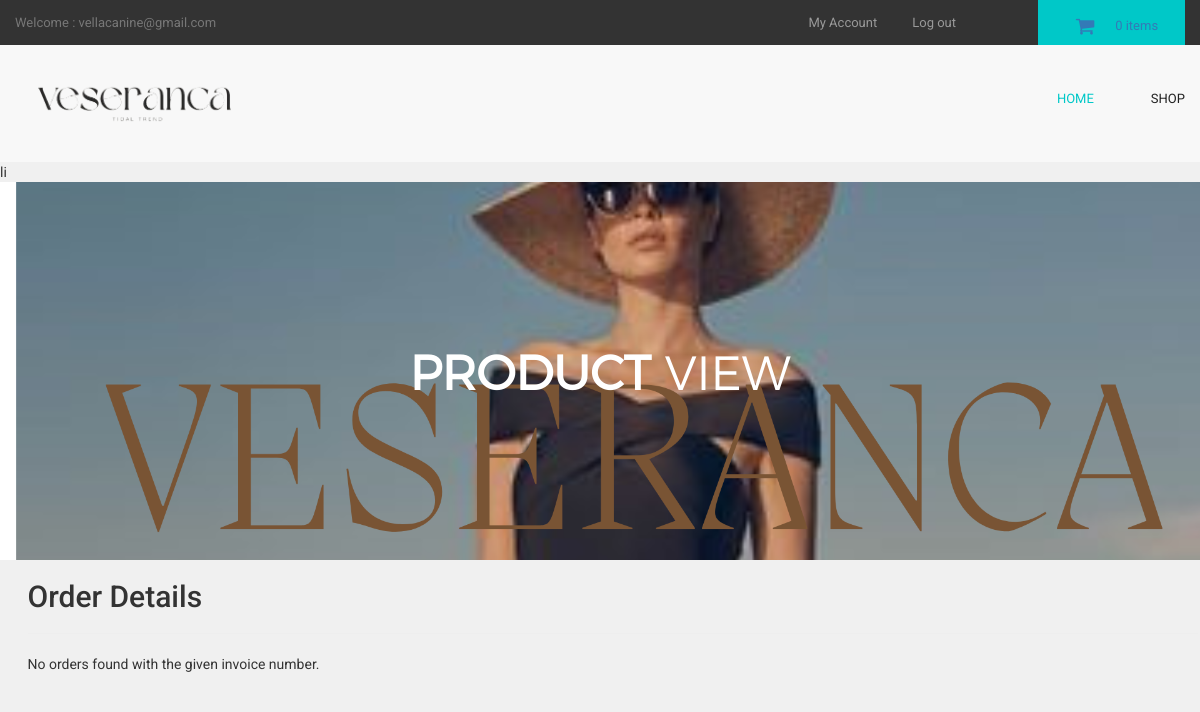
/customer/view_order.php?invoice_no=18071346 (signed in), run on an earlier commit of the app's database.
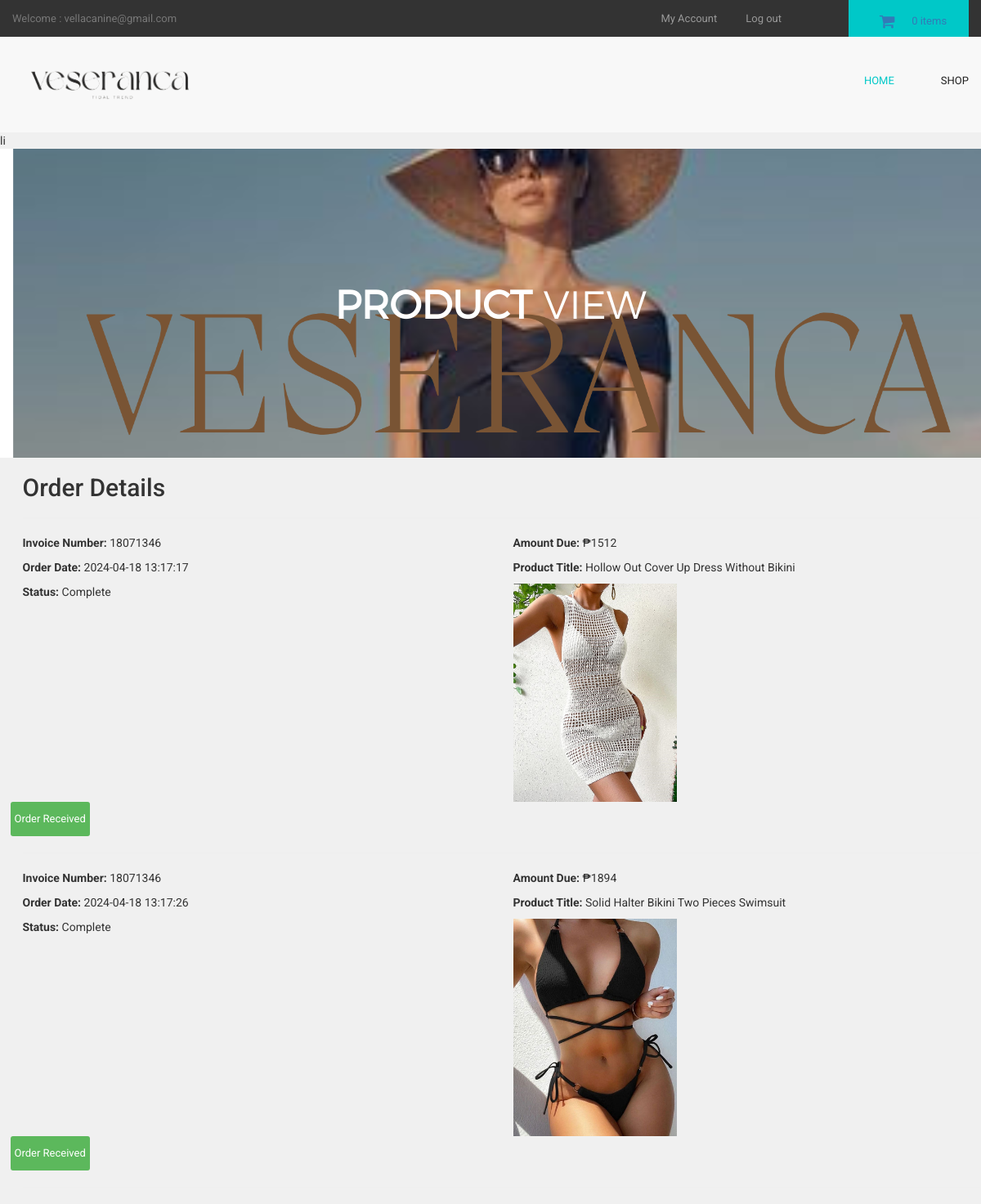
And on a later commit of the database.
### tables this page shows
CREATE TABLE `customer_orders` (
  `order_id` int(10) NOT NULL,
  `customer_id` int(10) NOT NULL,
  `due_amount` int(100) NOT NULL,
  `invoice_no` int(100) NOT NULL,
  `qty` int(10) NOT NULL,
  `size` text NOT NULL,
  `order_date` timestamp NOT NULL DEFAULT current_timestamp() ON UPDATE current_timestamp(),
  `order_status` text NOT NULL,
  `product_title` text NOT NULL,
  `product_img1` text NOT NULL
);

### customer/view_order.php (the view, shortened to what this page needs)
<?php
if(!isset($_SESSION['customer_email'])){
    echo "<script>window.open('../checkout.php','_self')</script>";
} else {
    include("includes/db.php");
    include("../includes/header.php");
    include("functions/functions.php");
    include("includes/main.php");
?>
<main>
    <div class="nero">
        <div class="nero__heading">
            <span class="nero__bold">Product </span>View
        </div>
    </div>
</main>
<div id="content">
    <div class="container">
        <div class="container mt-5">
            <h2>Order Details</h2>
            <hr>
            <?php
            if(isset($_GET['invoice_no'])) {
                $invoice_no = $_GET['invoice_no'];
                $get_order_details = "SELECT * FROM customer_orders WHERE invoice_no='$invoice_no'";
                $run_order_details = mysqli_query($con, $get_order_details);
                if(mysqli_num_rows($run_order_details) > 0) {
                    while($row_order_details = mysqli_fetch_array($run_order_details)) {
                        ?>
                        <div class="row">
                            <div class="col-md-6">
                                <p><strong>Invoice Number:</strong> <?php echo $row_order_details['invoice_no']; ?></p>
                                <p><strong>Order Date:</strong> <?php echo $row_order_details['order_date']; ?></p>
                                <p><strong>Status:</strong> <?php echo $row_order_details['order_status']; ?></p>
                            </div>
                            <div class="col-md-6">
                                <p><strong>Amount Due:</strong> ₱<?php echo $row_order_details['due_amount']; ?></p>
                                <p><strong>Product Title:</strong> <?php echo $row_order_details['product_title']; ?></p>
                                <img src="../admin_area/product_images/<?php echo $row_order_details['product_img1']; ?>" alt="Product Image" style="max-width: 200px;">
                            </div>
                            <a href="confirm.php?order_id=<?php echo $row_order_details['order_id']; ?>" target="blank" class="btn btn-success btn-xs">Order Received</a>
                        </div>
                        <hr>
                        <?php
                    }
                } else {
                    echo "<p>No orders found with the given invoice number.</p>";
                }
            } else {
                echo "<p>Invoice number not provided.</p>";
            }
            ?>
        </div>
    </div>
</div>
<?php } ?>

### includes/header.php (shortened to what this page needs)
<!DOCTYPE html>
<html lang="en">
<head>
  <link href="styles/bootstrap.min.css" rel="stylesheet">
  <link href="styles/backend.css" rel="stylesheet">
  <link href="styles/style.css" rel="stylesheet">
  <link href="font-awesome/css/font-awesome.min.css" rel="stylesheet">

### customer/includes/main.php (shortened to what this page needs)
</head>
<body>
  <header class="page-header">
    <div class="page-header__topline">
      <div class="container clearfix">
        <div class="currency">
          <a class="currency__change" href="my_account.php?my_orders">
          <?php
          if(!isset($_SESSION['customer_email'])){
          echo "Welcome :Guest";
         }
          else
          {
              echo "Welcome : " . $_SESSION['customer_email'] . "";
            }
?>
          </a>
        </div>
        <div class="basket">
          <a href="../cart.php" class="btn btn--basket">
            <i class="icon-basket"></i>
            <?php items(); ?> items
          </a>
        </div>
        <ul class="login">
          <li class="login__item">
          <?php
          if(!isset($_SESSION['customer_email'])){
            echo '<a href="../customer_register.php" class="login__link">Register</a>';
          }
            else
            {
                echo '<a href="my_account.php?my_orders" class="login__link">My Account</a>';
            }
?>
          </li>
          <li class="login__item">
          <?php
          if(!isset($_SESSION['customer_email'])){
            echo '<a href="../checkout.php" class="login__link">Log in</a>';
          }
            else
            {
                echo '<a href="../logout.php" class="login__link">Log out</a>';
            }
?>
          </li>
        </ul>
      </div>
    </div>
    <div class="page-header__bottomline">
      <div class="container clearfix">
        <div class="logo">
          <a class="logo__link" href="../index.php">
            <img class="logo__img" src="images/logo.png" alt="Veseranca logotype" width="237" height="19">
          </a>
        </div>
        <nav class="main-nav">
          <ul class="categories">
            <li class="categories__item">
              <a class="categories__link categories__link--active" href="../index.php">
                Home
              </a>
              </li>
            <li class="categories__item">
              <a class="categories__link " href="../shop.php">
                Shop
              </a>
            </li>
          </ul>
        </nav>
      </div>
    </div>
    li
  </header>

### customer/functions/functions.php (shortened to what this page needs)
<?php
$db = mysqli_connect("localhost","root","","ecom_store");
function getRealUserIp(){
    switch(true){
      default : return $_SERVER['REMOTE_ADDR'];
    }
 }
function items(){
global $db;
$ip_add = getRealUserIp();
$get_items = "select * from cart where ip_add='$ip_add'";
$run_items = mysqli_query($db,$get_items);
$count_items = mysqli_num_rows($run_items);
echo $count_items;
}
?>

### customer/styles/backend.css (style rules this page uses)
html { font-family: "Roboto", Helvetica, Arial, sans-serif; line-height: 1.15; -ms-text-size-adjust: 100%; -webkit-text-size-adjust: 100% }
body { margin: 0 }
article, aside, footer, header, nav, section { display: block }
figcaption, figure, main { display: block }
hr { box-sizing: content-box; height: 0; overflow: visible }
a { background-color: transparent; -webkit-text-decoration-skip: objects }
b, strong { font-weight: inherit; font-weight: bolder }
img { border-style: none }
.clearfix:after { content: ""; display: table; clear: both }
[class*=" icon-"]:before, [class^=icon-]:before { font-family: fontello; font-style: normal; font-weight: 400; speak: none; display: inline-block; text-decoration: inherit; width: 1em; margin-right: .2em; text-align: center; font-variant: normal; text-transform: none; line-height: 1em; margin-left: .2em; -webkit-font-smoothing: antialiased; -moz-osx-font-smoothing: grayscale }
.icon-basket:before { content: "\e806" }
html { box-sizing: border-box }
body { min-width: 1190px; font-family: Montserrat, sans-serif; font-weight: 400; background-color: white; }
.container { width: 1170px; margin: 0 auto }
img { max-width: 100%; height: auto }
.page-header__topline { height: 45px; background-color: #333 }
.page-header__topline .currency { float: left; min-width: 120px }
.page-header__topline .currency__change { display: block; color: #777; font-size: 13px; line-height: 45px; text-decoration: none; -webkit-transition: color .3s; transition: color .3s }
.page-header__topline .login { float: right; min-width: 135px; margin: 0; padding: 0; margin-right: 82px; list-style: none; font-size: 0 }
.page-header__topline .login__item { display: inline-block; vertical-align: top; margin-right: 35px }
.page-header__topline .login__item:last-child { margin-right: 0 }
.page-header__topline .login__link { display: block; font-size: 13px; color: #999; line-height: 45px; text-decoration: none; -webkit-transition: color .3s; transition: color .3s }
.page-header__topline .basket { float: right; width: 147px }
.page-header__bottomline { background-color: #f8f8f8 }
.page-header__bottomline .logo { float: left }
.page-header__bottomline .logo__link { margin-top: 38px; display: block }
.page-header__bottomline .main-nav { float: right }
.page-header__bottomline .main-nav .categories { margin: 0; padding: 0; list-style: none; font-size: 0 }
.page-header__bottomline .main-nav .categories__item { position: relative; display: inline-block; vertical-align: top; margin-right: 57px }
.page-header__bottomline .main-nav .categories__item:last-child { margin-right: 0 }
.page-header__bottomline .main-nav .categories__link { position: relative; display: block; padding-top: 45px; padding-bottom: 53px; font-size: 13px; color: #222; text-transform: uppercase; text-decoration: none; -webkit-transition: color .3s; transition: color .3s }
.page-header__bottomline .main-nav .categories__link--active { color: #00c8c8 }
.btn { display: inline-block; vertical-align: top; font-size: 13px; line-height: 40px; text-decoration: none; -webkit-transition: .3s; transition: .3s }
.btn--basket { width: 100%; height: 45px; padding-left: 18px; background-color: #00c8c8; -webkit-transition: background-color .3s; transition: background-color .3s }
.btn--basket .icon-basket { position: relative; top: 3px; margin-right: 13px; font-size: 20px }
.nero { padding-top: 160px; padding-bottom: 140px; font-family: 'montserratlight', sans-serif; text-align: center; text-transform: uppercase; color: #FFF; background: #666 url("../images/vE1.png") no-repeat; background-size: cover; background-position: center; }
.nero__heading { font-size: 48px; }
.nero__bold { font-weight: 700; }

### styles/style.css (style rules this page uses)
body { font-family: "Roboto", Helvetica, Arial, sans-serif; font-size: 14px; line-height: 1.42857143; color: #333333; background-color: #f0f0f0; overflow-x: hidden; }
#content { padding-left:25px; }

What changed in the data, as far as the page shows it:
added customer_orders: invoice_no "18071346", order_date "2024-04-18 13:17:17", order_status "Complete", due_amount "1512", product_title "Hollow Out Cover Up Dress Without Bikini", product_img1 (picture)
added customer_orders: invoice_no "18071346", order_date "2024-04-18 13:17:26", order_status "Complete", due_amount "1894", product_title "Solid Halter Bikini Two Pieces Swimsuit", product_img1 (picture)
Also different on the page:
text no longer shown: "No orders found with the given invoice number."
